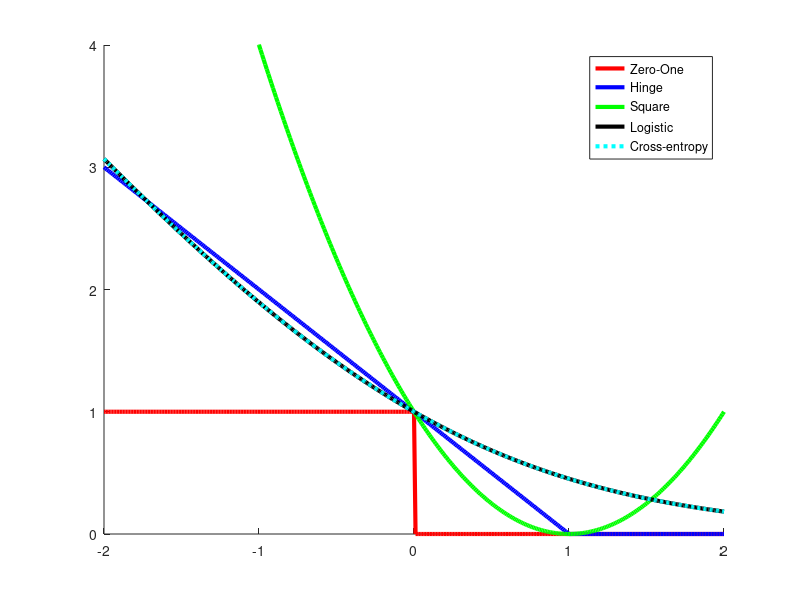

Reproduce this figure in MATLAB.
% Plot different loss functions 
% This code illustrates different commonly used loss functions
% for training neural nets:
% Zero-one loss (perceptron)
% Square loss (regression problems)
% Hinge loss (robust loss support vector machines)
% Cross-entropy and logistic loss (logistic regression or multinomial regression)
% 2016 Luis G Sanchez Giraldo and Odelia Schwartz

close all
clear all
clc

f = -2:0.01:2;
y = 1;
figure();
hold on
leg_lab = {};

%% Zero-one loss
L_zo = sign(f) ~= y;
plot(f, L_zo, 'r-', 'LineWidth', 3)
leg_lab = cat(1, leg_lab, 'Zero-One');

%% Hinge loss
L_hinge = max(0, 1 - y*f);
plot(f, L_hinge, 'b-', 'LineWidth', 3)
leg_lab = cat(1, leg_lab, 'Hinge');

%% Square loss
L_sq = (1 - y*f).^2;
plot(f, L_sq, 'g-', 'LineWidth', 3)
leg_lab = cat(1, leg_lab, 'Square');

%% logistic loss
L_log = log(1 + exp(-y*f))/log(2);
plot(f, L_log, 'k-', 'LineWidth', 3)
leg_lab = cat(1, leg_lab, 'Logistic');

%% Cross-entropy loss
% transform y into [0, 1] range using the logistic sigmoid function
f_p = 1./(1 + exp(-f));
% full cross entropy is given by ( -((y+1)/2)*log(f_p)- ((1-y)/2)*log(1-f) )/log(2) 
L_xe = ( -((y+1)/2)*log(f_p) - ((1-y)/2)*log(1-f_p) )/log(2);
plot(f, L_xe, 'c:', 'LineWidth', 3)
leg_lab = cat(1, leg_lab, 'Cross-entropy');

% pretty plot
xlim([-2, 2])
ylim([0, 4])
legend(leg_lab)


